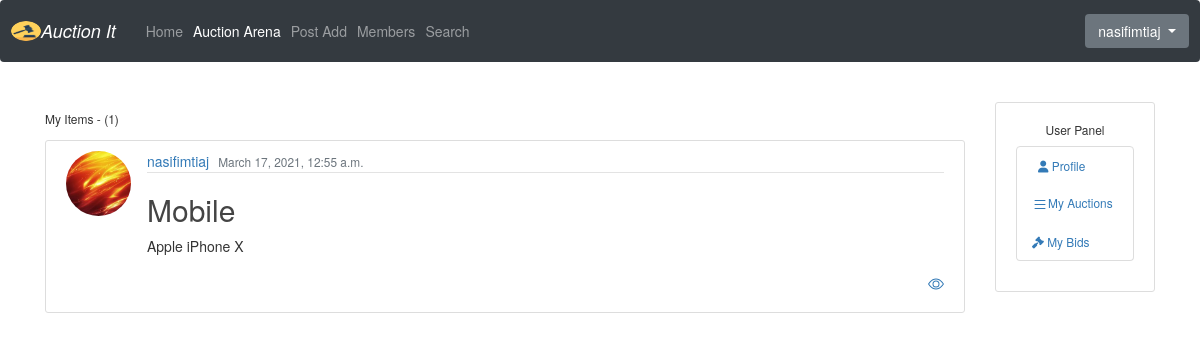
Before: /my_items/ (signed in) with the older database file.
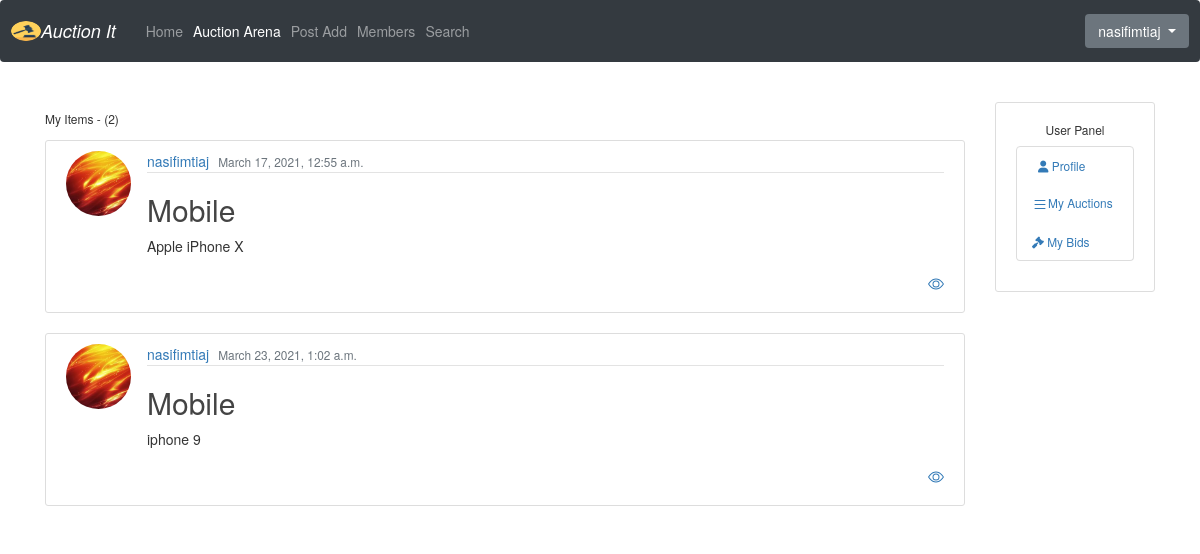
After: the same page with the newer database file.
### core/models.py (models this page shows, shortened)
class AuctionItem(models.Model):
    name = models.CharField(max_length=50)
    owner = models.ForeignKey(User, on_delete=models.CASCADE)
    category = models.ForeignKey(Category, on_delete=models.CASCADE)
    date_posted = models.DateTimeField(default=timezone.now)
    is_sold = models.BooleanField(default=False)
    location = models.ForeignKey(Location, on_delete=models.CASCADE)
    color = models.CharField(max_length=50)
    model = models.CharField(max_length=50)
    description = models.TextField()

class Category(models.Model):
    title = models.CharField(max_length=50)
    timestamp =  models.DateTimeField(default=datetime.now, blank=True)
    description = models.TextField(default="none")
    image = models.ImageField(default="default_cat", upload_to='Category_pics')
    def __str__(self):
        return self.title

### users/models.py (models this page shows, shortened)
class Profile(models.Model):
    user = models.OneToOneField(User, on_delete=models.CASCADE)
    image = models.ImageField(default='default.jpg', upload_to='profile_pics')
    full_name = models.CharField(default='@Example_name', max_length=100)
    phone_number =  models.TextField(default='@Example_045978346')
    address = models.TextField(default='@Example_13-65 new jersey')
    last_active = models.DateTimeField(blank=True, null=True)
    bio = models.TextField(default='You bio')
    @property
    def update_last_active(self):
        self.last_active = timezone.now()
        self.save()
        return self.user.username
    def save(self, *args, **kwargs):
        super().save(*args, **kwargs)
        img = Image.open(self.image.path)
        if img.height > 200 or img.width > 200:
            output_size = (200, 200)
            img.thumbnail(output_size)
            img.save(self.image.path)

### center/views.py (the view)
# urls.py: path('my_items/', UserItemsListView.as_view(), name='my_items'),
class UserItemsListView(ListView):
    template_name = 'center/my_items.html'
    model = AuctionItem
    context_object_name = 'items'
    def get_context_data(self, **kwargs):
        context = super().get_context_data(**kwargs)
        context.update({
            'on_auction_nav': 'active'
        })
        return context
    ordering = ['-date_posted']
    paginate_by = 5
    def get_queryset(self):
        return AuctionItem.objects.filter(owner=self.request.user)

### center/templates/center/my_items.html (shortened to what this page needs)
{% extends 'center/base.html' %}
    {% block content %}
  <h6 class="mb-6">My Items - {{ view.kwargs.username }} ({{ page_obj.paginator.count }})</h6>
        {% for item in items %}
             <article class="media content-section">
             <img  src="{{ item.owner.profile.image.url }}" class="rounded-circle article-img">
            <div class="media-body">
            <div class="article-metadata">
                  <a class="mr-2" href="#">{{ item.owner }}</a>
                  <small class="text-muted">{{ item.date_posted }}</small>
                </div>
                <h2><a class="article-title" href="#">{{ item.category }}</a></h2>
                <p class="article-content">{{ item.name }}</p>
                <h1 align="right">
                  <a href="{% url 'center:detail_product' item.id %}" >
                    </a>
                    </h1>
              </div>
        </article>
        {% endfor %}
    {% endblock %}

Changed rows visible on the page:
added AuctionItem: owner.profile.image (picture), owner "nasifimtiaj", date_posted "March 23, 2021, 1:02 a.m.", category "Mobile", name "iphone 9"
Other visible differences:
{{ page_obj.paginator.count }}: "1" → "2"
